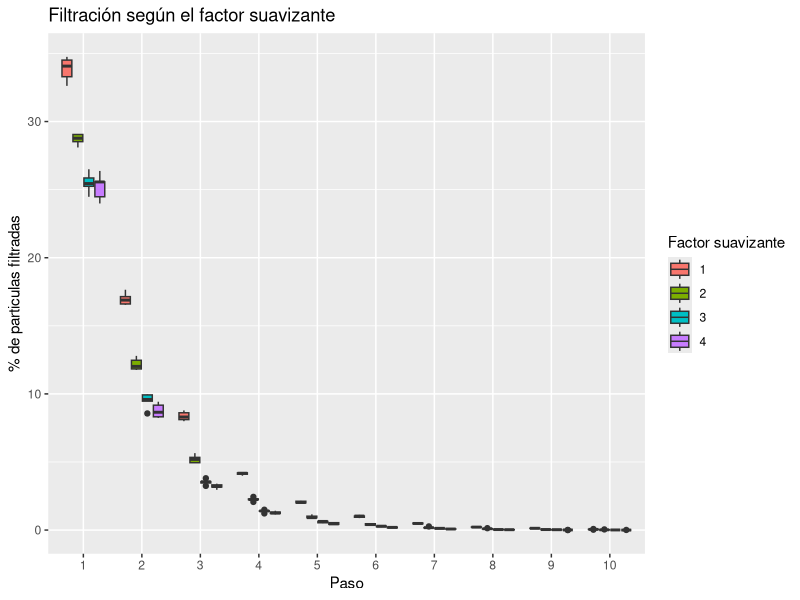

Recreate this plot in R.
k <- 10000
n <- 1000000
d_value=c(1,2,3,4)
replicas=5
filtracion=numeric()
duracion <- 10
digitos <- floor(log(duracion, 10)) + 1
xmax <- NULL
rotura <- function(x) {
    return (1 / (1 + exp((c - x) / d)))
}
union <- function(x) {
    return (exp(-x / c))
}
romperse <- function(tam, cuantos) {
    res <- integer()
    for (cumulo in 1:cuantos) {
        if (runif(1) < rotura(tam)) {
            primera <- sample(1:(tam-1), 1)
            segunda <- tam - primera
            res <- c(res, primera, segunda)
        } else {
            res <- c(res, tam)
        }
    }
    return(res)
}
for(jj in d_value){
for(j in 1:replicas){
originales <- rnorm(k)
cumulos <- originales - min(originales) + 1
cumulos <- round(n * cumulos / sum(cumulos))
diferencia <- n - sum(cumulos)
if (diferencia > 0) {
    for (i in 1:diferencia) {
        p <- sample(1:k, 1)
        cumulos[p] <- cumulos[p] + 1
    }
} else if (diferencia < 0) {
    for (i in 1:-diferencia) {
        p <- sample(1:k, 1)
        if (cumulos[p] > 1) {
            cumulos[p] <- cumulos[p] - 1
        }
    }
}
cmediana <- median(cumulos) # tamanio critico de cumulos
c=cmediana*.95
d <- sd(cumulos) / jj # factor arbitrario para suavizar la curva

freq <- as.data.frame(table(cumulos))
names(freq) <- c("tam", "num")
freq$tam <- as.numeric(levels(freq$tam))[freq$tam]
for (paso in 1:duracion) {
    pedazos <- integer()
    for (i in 1:dim(freq)[1]) {
        urna <- freq[i,]
        pedazos <- c(pedazos, romperse(urna$tam, urna$num))
    }
      freq <- as.data.frame(table(pedazos))
    names(freq) <- c("tam", "num")
    freq$tam <- as.numeric(levels(freq$tam))[freq$tam]
    filtrados=numeric()
    for(i in 1:length(freq$tam)){
    if(freq$tam[i]>c){
    filtrados=c(filtrados,(freq$tam[i]*freq$num[i]))
    }
    }
    filtracion=c(filtracion,(sum(filtrados)/n))
   }
}}

suavizante=as.character(d_value)
treatment=rep(suavizante,each=duracion*replicas)
paso=as.factor(c(rep(1:duracion)))
data=data.frame((filtracion*100), treatment,paso)
library(ggplot2)
ggplot(data, aes(x=paso, y=filtracion*100, fill=treatment)) +
geom_boxplot()+ggtitle("Filtración según el factor suavizante") +
  xlab("Paso") + ylab("% de particulas filtradas")+labs(fill = "Factor suavizante")

